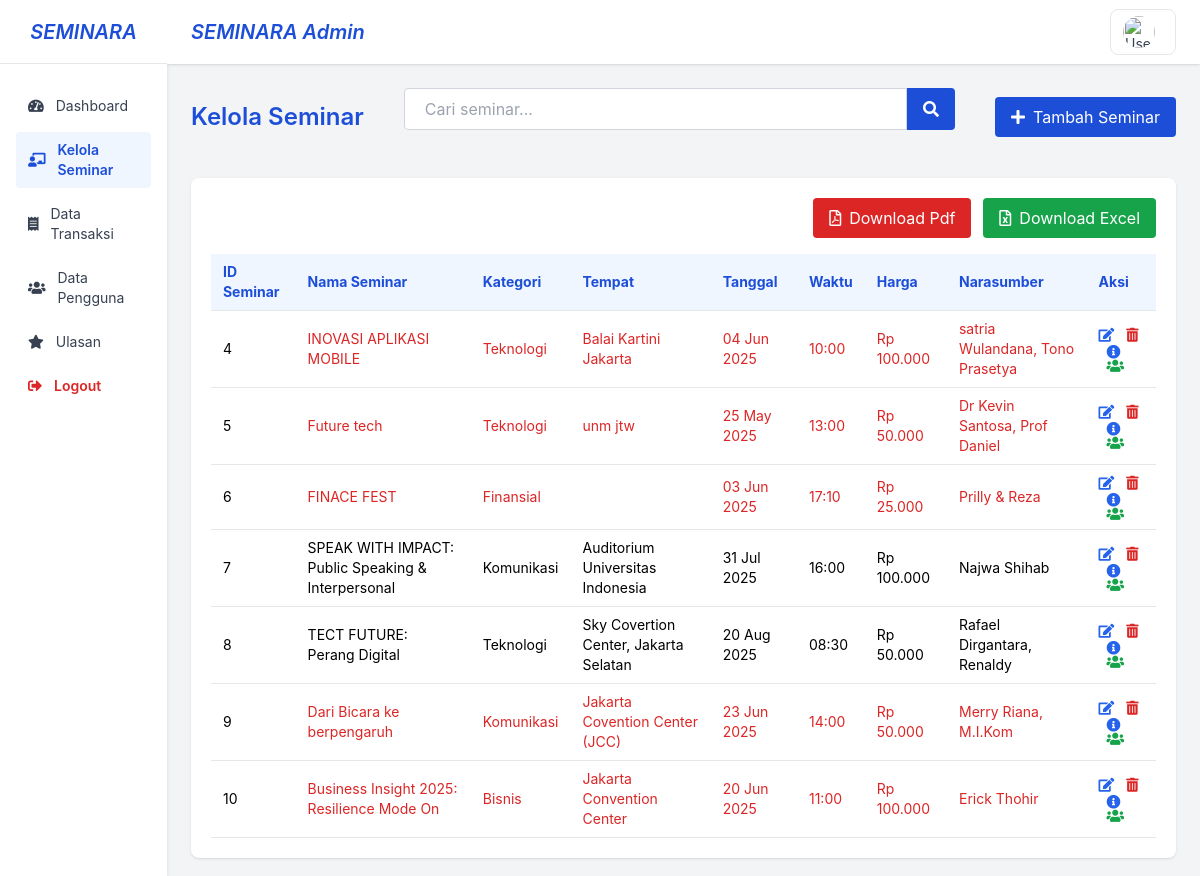
Page /index.php/seminar/data_seminar on the committed database.
### tables this page shows
CREATE TABLE `seminar` (
  `id_seminar` int(11) NOT NULL,
  `judul` varchar(255) NOT NULL,
  `deskripsi` text DEFAULT NULL,
  `kategori` enum('Finansial','Teknologi','Pendidikan','Komunikasi','Bisnis') NOT NULL,
  `tanggal` date NOT NULL,
  `waktu` time NOT NULL,
  `lokasi` varchar(255) DEFAULT NULL,
  `kuota` int(11) DEFAULT NULL,
  `harga` decimal(10,2) DEFAULT NULL,
  `gambar` varchar(255) DEFAULT NULL,
  `narasumber` varchar(255) DEFAULT NULL,
  `benefit` text DEFAULT NULL,
  `tgl_mulai_daftar` date NOT NULL,
  `tgl_akhir_daftar` date NOT NULL,
  `created_at` timestamp NOT NULL DEFAULT current_timestamp()
);

### application/controllers/Seminar.php (called while the page is built, shortened)
<?php
class Seminar extends CI_Controller {
    public function __construct() {
         $this->load->model('ModelPengguna');
        $this->load->model('ModelSeminar');
        $this->load->model('ModelTransaksi');
        $this->load->model('ModelUlasan');
          $this->load->model('ModelFavorit');
        $this->load->database();
        $this->load->library('session');
        $this->load->library('form_validation');
    }
    public function data_seminar() {
        $data['user'] = $this->ModelPengguna->cekData(['email' => $this->session->userdata('email')])->row_array();
        $data['seminars'] = $this->ModelSeminar->getAllSeminars();
        $this->load->view('admin/kelolaseminar', $data);
    }
}

### index.php (called while the page is built, shortened)
<?php
require_once BASEPATH.'core/CodeIgniter.php';

### application/models/ModelSeminar.php (called while the page is built, shortened)
<?php
class ModelSeminar extends CI_Model {
     public function getAllSeminars() {
        return $this->db->get('seminar')->result();
    }
}

### application/views/admin/kelolaseminar.php (the view, shortened to what this page needs)
<html lang="en">
<head>
  <script src="https://cdn.tailwindcss.com"></script>
    <link rel="stylesheet" href="https://cdnjs.cloudflare.com/ajax/libs/sweetalert/1.1.3/sweetalert.min.css">
  <script src="https://cdn.tailwindcss.com"></script>
  <link href="https://cdnjs.cloudflare.com/ajax/libs/font-awesome/5.15.3/css/all.min.css" rel="stylesheet" />
  <link href="https://cdnjs.cloudflare.com/ajax/libs/font-awesome/5.15.3/css/all.min.css" rel="stylesheet" />
</head>
<body class="flex h-screen bg-gray-100">
    <aside class="w-64 bg-white shadow-md flex flex-col">
    <div class="flex items-center justify-center h-16 border-b border-gray-200 font-robotoslab italic font-semibold text-xl text-blue-700">
      SEMINARA
    </div>
    <nav class="flex flex-col flex-grow px-4 py-6 space-y-2 text-gray-700 text-sm">
     <a href="<?= base_url('admin') ?>" class="flex items-center gap-3 px-3 py-2 rounded hover:bg-blue-50 hover:text-blue-700 transition">
        <i class="fas fa-tachometer-alt"></i>
        Dashboard
      </a>
      <a href="<?= base_url('Seminar/data_seminar') ?>" class="flex items-center gap-3 px-3 py-2 rounded bg-blue-50 text-blue-700 font-semibold">
        <i class="fas fa-chalkboard-teacher"></i>
        Kelola Seminar
      </a>
      <a href="<?= base_url('Transaksi') ?>" class="flex items-center gap-3 px-3 py-2 rounded hover:bg-blue-50 hover:text-blue-700 transition">
        <i class="fas fa-receipt"></i>
        Data Transaksi
      </a>
       <a href="<?= base_url('admin/data_pengguna') ?>" class="flex items-center gap-3 px-3 py-2 rounded hover:bg-blue-50 hover:text-blue-700 transition">
        <i class="fas fa-users"></i>
        Data Pengguna
      </a>
      <a href="<?= base_url('Ulasan/data_ulasan') ?>" class="flex items-center gap-3 px-3 py-2 rounded hover:bg-blue-50 hover:text-blue-700 transition">
        <i class="fas fa-star"></i>
        Ulasan
      </a>
     <a href="#"  class="flex items-center gap-3 px-3 py-2 mt-auto rounded hover:bg-red-100 hover:text-red-700 transition font-semibold text-red-600" onclick="confirmLogout()">
        <i class="fas fa-sign-out-alt"></i>
        Logout
      </a>
    </nav>
  </aside>
  <div class="flex flex-col flex-grow overflow-auto">
   <header class="h-16 flex items-center justify-between bg-white shadow px-6 relative z-50">
  <div class="font-robotoslab italic font-semibold text-xl text-blue-700">SEMINARA Admin</div>
  <div class="relative">
    <button id="profileButton"
      class="flex items-center space-x-2 border border-gray-200 rounded-lg px-3 py-1.5 text-gray-700 text-sm hover:bg-gray-50"
      type="button" onclick="toggleDropdown()">
      <img alt="User avatar photo" class="w-8 h-8 rounded-full object-cover" src="<?= base_url($user['foto']) ?>" width="32" height="32" />
    </button>
  </div>
</header>
    <main class="p-6 space-y-8 overflow-auto">
    <div class="flex justify-between items-center">
    <h2 class="text-2xl font-semibold text-blue-700">Kelola Seminar</h2>
    <div class="flex items-center flex-1 justify-between ml-10 space-x-10">
        <form action="<?= base_url('seminar/search') ?>" method="GET" class="flex flex-grow max-w-xl">
            <input
                type="text"
                name="query"
                placeholder="Cari seminar..."
                class="w-full border border-gray-300 rounded-l px-5 py-2 focus:outline-none focus:ring-2 focus:ring-blue-600"
            />
            <button type="submit" class="bg-blue-700 text-white px-4 py-2 rounded-r hover:bg-blue-800 transition">
                <i class="fas fa-search"></i>
            </button>
        </form>
        <a href="<?= base_url('seminar/input') ?>"
           class="bg-blue-700 text-white px-4 py-2 rounded hover:bg-blue-800 transition flex items-center gap-2">
            <i class="fas fa-plus"></i> Tambah Seminar
        </a>
    </div>
</div>
<section class="bg-white rounded-lg shadow p-5 overflow-auto">
   <div class="flex justify-end mb-4 space-x-3">
    <a href="<?= base_url('laporan/laporan_seminar_pdf'); ?>"  class="flex items-center gap-2 bg-red-600 hover:bg-red-700 text-white px-4 py-2 rounded transition"><i class="far fa-file-pdf"></i> Download Pdf</a>
    <a href="<?= base_url('laporan/export_excel'); ?>"  class="flex items-center gap-2 bg-green-600 hover:bg-green-700 text-white px-4 py-2 rounded transition"><i class="far fa-file-excel"></i> Download Excel</a>
        </div>
    <table class="min-w-full text-left text-sm">
        <thead class="bg-blue-50 text-blue-700 font-semibold">
            <tr>
                <th class="px-3 py-2 border-b border-gray-200">ID Seminar</th>
                <th class="px-3 py-2 border-b border-gray-200">Nama Seminar</th>
                <th class="px-3 py-2 border-b border-gray-200">Kategori</th>
                <th class="px-3 py-2 border-b border-gray-200">Tempat</th>
                <th class="px-3 py-2 border-b border-gray-200">Tanggal</th>
                <th class="px-3 py-2 border-b border-gray-200">Waktu</th>
                <th class="px-3 py-2 border-b border-gray-200">Harga</th>
                <th class="px-3 py-2 border-b border-gray-200">Narasumber</th>
                <th class="px-3 py-2 border-b border-gray-200">Aksi</th>
            </tr>
        </thead>
<tbody>
    <?php if (empty($seminars)): ?>
        <tr>
            <td colspan="10" class="text-center py-4">Belum ada data</td>
        </tr>
    <?php else: ?>
        <?php foreach ($seminars as $seminar): ?>
            <tr class="hover:bg-blue-50">
                <td class="px-3 py-2 border-b border-gray-200"><?= $seminar->id_seminar ?></td>
                <td class="px-3 py-2 border-b border-gray-200 <?= (strtotime($seminar->tanggal) < time()) ? 'text-red-600' : '' ?>">
                    <?= htmlspecialchars($seminar->judul) ?>
                </td>
                <td class="px-3 py-2 border-b border-gray-200 <?= (strtotime($seminar->tanggal) < time()) ? 'text-red-600' : '' ?>">
                    <?= htmlspecialchars($seminar->kategori) ?>
                </td>
                <td class="px-3 py-2 border-b border-gray-200 <?= (strtotime($seminar->tanggal) < time()) ? 'text-red-600' : '' ?>">
                    <?= htmlspecialchars($seminar->lokasi) ?>
                </td>
                <td class="px-3 py-2 border-b border-gray-200 <?= (strtotime($seminar->tanggal) < time()) ? 'text-red-600' : '' ?>">
                    <?= date('d M Y', strtotime($seminar->tanggal)) ?>
                </td>
                <td class="px-3 py-2 border-b border-gray-200 <?= (strtotime($seminar->tanggal) < time()) ? 'text-red-600' : '' ?>">
                    <?= date('H:i', strtotime($seminar->waktu)) ?>
                </td>
               <td class="px-3 py-2 border-b border-gray-200 <?= (strtotime($seminar->tanggal) < time()) ? 'text-red-600' : '' ?>">
                    <?= $seminar->harga == 0 ? 'Free' : 'Rp ' . number_format($seminar->harga, 0, ',', '.') ?>
                </td>
                <td class="px-3 py-2 border-b border-gray-200 <?= (strtotime($seminar->tanggal) < time()) ? 'text-red-600' : '' ?>">
                    <?= htmlspecialchars($seminar->narasumber ?? '-') ?>
                </td>
                <td class="px-3 py-2 border-b border-gray-200 space-x-2">
                    <a href="<?= base_url('seminar/edit/' . $seminar->id_seminar) ?>" class="text-blue-600 hover:text-blue-800" title="Edit Seminar">
                          <i class="fas fa-edit"></i>
                    </a>
                     <button
                    class="text-red-600 hover:text-red-800 btn-delete"
                    title="Hapus Seminar"
                    data-id="<?= $seminar->id_seminar ?>">
                    <i class="fas fa-trash-alt"></i>
                  </button>
                    <a href="<?= base_url('seminar/detail/' . $seminar->id_seminar) ?>" class="text-blue-600 hover:text-blue-800" title="Detail Seminar">
                        <i class="fas fa-info-circle"></i>
                    </a>
                    <a href="<?= base_url('transaksi/detailpeserta/' . $seminar->id_seminar) ?>" class="text-green-600 hover:text-green-800" title="Detail Peserta">
                        <i class="fas fa-users"></i>
                    </a>
                </td>
            </tr>
        <?php endforeach; ?>
    <?php endif; ?>
</tbody>
    </table>
</section>
    </main>
  </div>
</body>
</html>

### application/views/admin/kelolaseminar.php (style rules this page uses)
body { font-family: "Inter", sans-serif; }

### rows in the picture
seminar: id_seminar "4", judul "INOVASI APLIKASI MOBILE", kategori "Teknologi", lokasi "Balai Kartini Jakarta", tanggal "04 Jun 2025", waktu "10:00", harga "100.000", narasumber "satria Wulandana, Tono Prasetya"
seminar: id_seminar "5", judul "Future tech", kategori "Teknologi", lokasi "unm jtw", tanggal "25 May 2025", waktu "13:00", harga "50.000", narasumber "Dr Kevin Santosa, Prof Daniel"
seminar: id_seminar "6", judul "FINACE FEST", kategori "Finansial", tanggal "03 Jun 2025", waktu "17:10", harga "25.000", narasumber "Prilly & Reza"
seminar: id_seminar "7", judul "SPEAK WITH IMPACT: Public Speaking & Interpersonal", kategori "Komunikasi", lokasi "Auditorium Universitas Indonesia", tanggal "31 Jul 2025", waktu "16:00", harga "100.000", narasumber "Najwa Shihab"
seminar: id_seminar "8", judul "TECT FUTURE: Perang Digital", kategori "Teknologi", lokasi "Sky Covertion Center, Jakarta Selatan", tanggal "20 Aug 2025", waktu "08:30", harga "50.000", narasumber "Rafael Dirgantara, Renaldy"
seminar: id_seminar "9", judul "Dari Bicara ke berpengaruh", kategori "Komunikasi", lokasi "Jakarta Covention Center (JCC)", tanggal "23 Jun 2025", waktu "14:00", harga "50.000", narasumber "Merry Riana, M.I.Kom"
seminar: id_seminar "10", judul "Business Insight 2025: Resilience Mode On", kategori "Bisnis", lokasi "Jakarta Convention Center", tanggal "20 Jun 2025", waktu "11:00", harga "100.000", narasumber "Erick Thohir"
